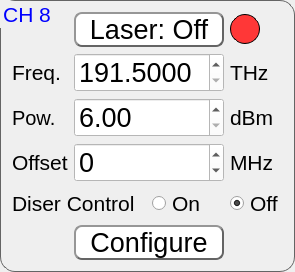
         <widget class="QGroupBox" name="groupBox_8">
          <property name="font">
           <font>
            <pointsize>16</pointsize>
           </font>
          </property>
          <property name="styleSheet">
           <string notr="true">QGroupBox{
border-color: rgb(100, 100, 100);
border-width: 1px;        
border-style: solid;
border-radius: 15px;
}
QGroupBox:title{
color: rgb(0, 0, 255);
}</string>
          </property>
          <property name="title">
           <string>CH 8</string>
          </property>
          <layout class="QGridLayout" name="gridLayout_10">
           <item row="0" column="1" colspan="2">
            <widget class="QPushButton" name="laser_8">
             <property name="minimumSize">
              <size>
               <width>150</width>
               <height>0</height>
              </size>
             </property>
             <property name="font">
              <font>
               <pointsize>20</pointsize>
              </font>
             </property>
             <property name="styleSheet">
              <string notr="true">QPushButton{
	border-color: rgb(100, 100, 100);
	font: 20pt &quot;MS Shell Dlg 2&quot;;
	border-width: 2px;        
	border-style: outset;
	border-radius: 8px;
	background-color: rgb(255, 255, 255);
}
QPushButton:hover{
	background-color: rgb(225, 240, 255);
}
QPushButton:pressed{
	background-color: rgb(245, 245, 245);
}

</string>
             </property>
             <property name="text">
              <string>Laser: Off</string>
             </property>
             <property name="checkable">
              <bool>true</bool>
             </property>
            </widget>
           </item>
           <item row="0" column="3">
            <widget class="QLabel" name="led_8">
             <property name="minimumSize">
              <size>
               <width>30</width>
               <height>30</height>
              </size>
             </property>
             <property name="maximumSize">
              <size>
               <width>30</width>
               <height>30</height>
              </size>
             </property>
             <property name="styleSheet">
              <string notr="true">border-color: rgb(0, 0, 0);
border-width: 1px;        
border-style: solid;
border-radius: 15px;
background-color: rgb(255, 55, 55);

</string>
             </property>
             <property name="text">
              <string/>
             </property>
            </widget>
           </item>
           <item row="1" column="0">
            <widget class="QLabel" name="freq_label_8">
             <property name="font">
              <font>
               <pointsize>16</pointsize>
              </font>
             </property>
             <property name="text">
              <string>Freq.</string>
             </property>
            </widget>
           </item>
           <item row="1" column="1" colspan="2">
            <widget class="QDoubleSpinBox" name="freq_8">
             <property name="font">
              <font>
               <pointsize>20</pointsize>
              </font>
             </property>
             <property name="styleSheet">
              <string notr="true">background-color: rgb(255, 255, 255);</string>
             </property>
             <property name="decimals">
              <number>4</number>
             </property>
             <property name="minimum">
              <double>191.500000000000000</double>
             </property>
             <property name="maximum">
              <double>196.250000000000000</double>
             </property>
             <property name="singleStep">
              <double>0.100000000000000</double>
             </property>
            </widget>
           </item>
           <item row="1" column="3">
            <widget class="QLabel" name="freq_unit_8">
             <property name="minimumSize">
              <size>
               <width>50</width>
               <height>0</height>
              </size>
             </property>
             <property name="font">
              <font>
               <pointsize>16</pointsize>
              </font>
             </property>
             <property name="text">
              <string>THz</string>
             </property>
            </widget>
           </item>
           <item row="2" column="0">
            <widget class="QLabel" name="label_36">
             <property name="font">
              <font>
               <pointsize>15</pointsize>
              </font>
             </property>
             <property name="text">
              <string>Pow.</string>
             </property>
            </widget>
           </item>
           <item row="2" column="1" colspan="2">
            <widget class="QDoubleSpinBox" name="power_8">
             <property name="font">
              <font>
               <pointsize>20</pointsize>
              </font>
             </property>
             <property name="styleSheet">
              <string notr="true">background-color: rgb(255, 255, 255);</string>
             </property>
             <property name="decimals">
              <number>2</number>
             </property>
             <property name="minimum">
              <double>6.000000000000000</double>
             </property>
             <property name="maximum">
              <double>15.500000000000000</double>
             </property>
             <property name="singleStep">
              <double>0.500000000000000</double>
             </property>
            </widget>
           </item>
           <item row="2" column="3">
            <widget class="QLabel" name="label_37">
             <property name="font">
              <font>
               <pointsize>16</pointsize>
              </font>
             </property>
             <property name="text">
              <string>dBm</string>
             </property>
            </widget>
           </item>
           <item row="3" column="0">
            <widget class="QLabel" name="label_38">
             <property name="font">
              <font>
               <pointsize>16</pointsize>
              </font>
             </property>
             <property name="text">
              <string>Offset</string>
             </property>
            </widget>
           </item>
           <item row="3" column="1" colspan="2">
            <widget class="QSpinBox" name="offset_8">
             <property name="font">
              <font>
               <pointsize>20</pointsize>
              </font>
             </property>
             <property name="styleSheet">
              <string notr="true">background-color: rgb(255, 255, 255);</string>
             </property>
             <property name="minimum">
              <number>-12000</number>
             </property>
             <property name="maximum">
              <number>12000</number>
             </property>
             <property name="singleStep">
              <number>250</number>
             </property>
             <property name="value">
              <number>0</number>
             </property>
            </widget>
           </item>
           <item row="3" column="3">
            <widget class="QLabel" name="label_39">
             <property name="font">
              <font>
               <pointsize>16</pointsize>
              </font>
             </property>
             <property name="text">
              <string>MHz</string>
             </property>
            </widget>
           </item>
           <item row="4" column="0" colspan="2">
            <widget class="QLabel" name="label_40">
             <property name="font">
              <font>
               <pointsize>16</pointsize>
              </font>
             </property>
             <property name="text">
              <string>Diser Control</string>
             </property>
            </widget>
           </item>
           <item row="4" column="2">
            <widget class="QRadioButton" name="diser_on_8">
             <property name="font">
              <font>
               <pointsize>16</pointsize>
              </font>
             </property>
             <property name="text">
              <string>On</string>
             </property>
            </widget>
           </item>
           <item row="4" column="3">
            <widget class="QRadioButton" name="diser_off_8">
             <property name="font">
              <font>
               <pointsize>16</pointsize>
              </font>
             </property>
             <property name="text">
              <string>Off</string>
             </property>
             <property name="checked">
              <bool>true</bool>
             </property>
            </widget>
           </item>
           <item row="5" column="1" colspan="2">
            <widget class="QPushButton" name="config_8">
             <property name="font">
              <font>
               <pointsize>20</pointsize>
              </font>
             </property>
             <property name="styleSheet">
              <string notr="true">QPushButton{
border-color: rgb(100, 100, 100);
font: 20pt &quot;MS Shell Dlg 2&quot;;
border-width: 2px;        
border-style: outset;
border-radius: 8px;
background-color: rgb(255, 255, 255);
}
QPushButton:hover{
background-color: rgb(225, 240, 255);
}
QPushButton:pressed{
background-color: rgb(245, 245, 245);
}
</string>
             </property>
             <property name="text">
              <string>Configure</string>
             </property>
            </widget>
           </item>
          </layout>
         </widget>
